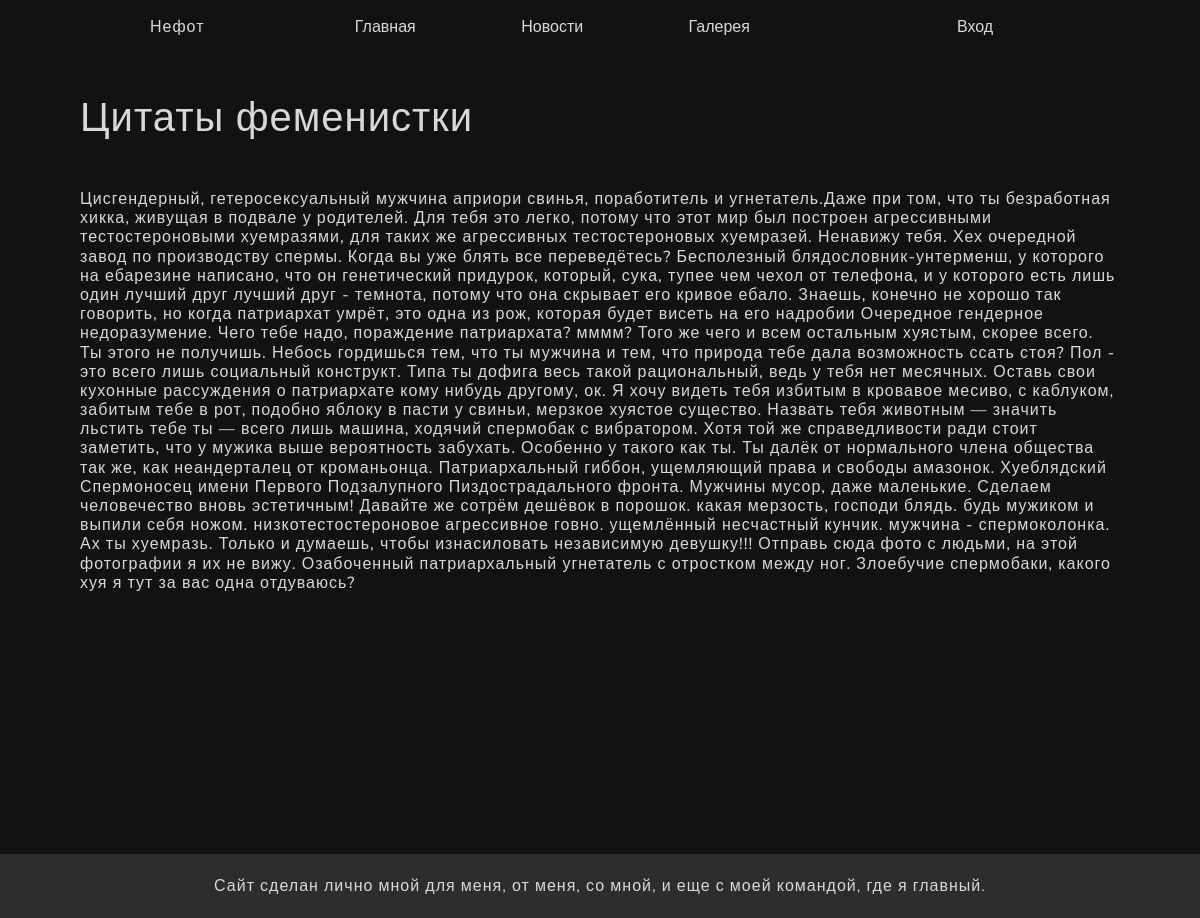
The page /blog/3/ on the database as committed earlier.
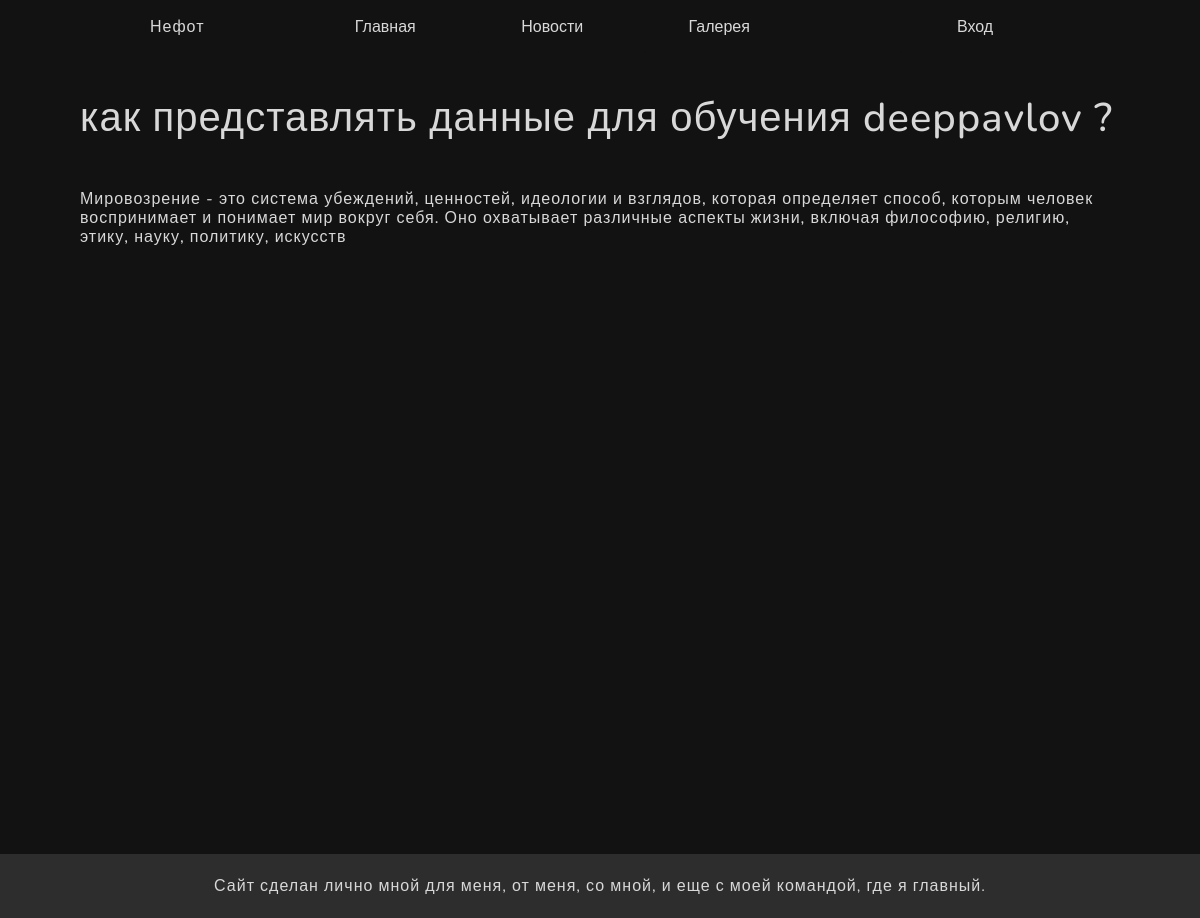
The same page on the database as committed later.
### blog/models.py (models this page shows, shortened)
class Blog(models.Model):
    title = models.CharField(max_length=100, verbose_name="Название статьи")
    subtitle = models.CharField(max_length=2550000, verbose_name="Текст статьи")
    time = models.DateTimeField(auto_now=False, default=timezone.now, verbose_name="дата")
    class Meta:
        verbose_name = "Блоги"
        verbose_name_plural = "Блоги"

### blog/views.py (the view)
# urls.py: path('<int:blog_id>/', views.detail, name='detail'),
def detail(request, blog_id):
    blog = get_object_or_404(Blog, pk=blog_id)
    return render(request, 'blog/detail.html', {'blog': blog})

### blog/templates/blog/detail.html (shortened to what this page needs)
{% extends 'blog/base.html' %} {% load static %} {% block content %}
    <section>
        <div class="ballisto all">
        <div class="blog-content">
            <h1>{{ blog.title }}</h1>
            <br>
            <br>
            <h6>{{ blog.subtitle | safe }}</h6>
        </div>
    </div>
    </section>
{% endblock %}

Rows that differ between the two databases and show on the page:
changed Blog: title "Цитаты феменистки" → "как представлять данные для обучения deeppavlov ?"; subtitle "Цисгендерный, гетеросексуальный мужчина априори свинья, поработитель и угнетатель.Даже при том, что ты безработная хикка, живущая в подвале у родителей. Для тебя это легко, потому что этот мир был построен агрессивными тестостероновыми хуемразями, для таких же агрессивных тестостероновых хуемразей. Ненавижу тебя. Хех очередной завод по производству спермы. Когда вы уже блять все переведётесь? Бесполезный блядословник-унтерменш, у которого на ебарезине написано, что он генетический придурок, который, сука, тупее чем чехол от телефона, и у которого есть лишь один лучший друг лучший друг - темнота, потому что она скрывает его кривое ебало. Знаешь, конечно не хорошо так говорить, но когда…" → "Мировозрение - это система убеждений, ценностей, идеологии и взглядов, которая определяет способ, которым человек воспринимает и понимает мир вокруг себя. Оно охватывает различные аспекты жизни, включая философию, религию, этику, науку, политику, искусств"
